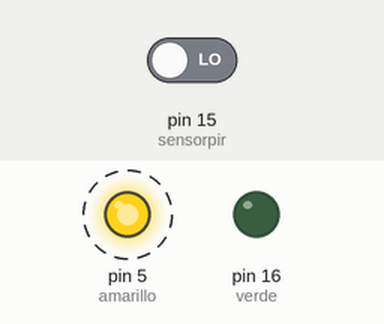
This sketch was run on a simulated Arduino Uno, built with avr-gcc and run on an emulated ATmega328P. Parts: output pins drawn as LEDs (lit = HIGH). Dashed ring = blinking. The inputs (shaded band) are chosen by the test bench; at power-on: pin 15 (sensorpir) LOW. Pins used as bus, display or sensor lines are not drawn.

Above: at 5.1 s.
At 9.4 s:
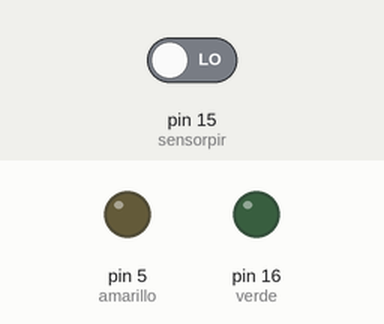
9.5 s: pin 15 (sensorpir) driven LOW
At 11.8 s:
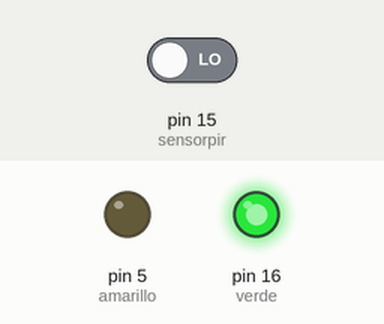
Timing chart, 0 to 23.5 s (numbered marks = the images above; inputs shaded):
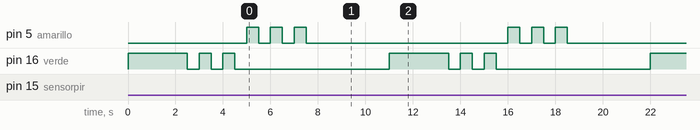

Measured:
- by itself, pin 16 (verde): repeats every 1.0 s: LOW 0.50 s, HIGH 0.50 s

The sketch:

semaforo.ino
```cpp
int verde=16;
int amarillo=5;
int rojo=0;
byte sensorpir = 15;


 void cverde(){
  digitalWrite(verde, HIGH);
  delay(2500);
  digitalWrite(verde, LOW);
  delay(500);
  for(int i=0; i<=1;i++)
  {
  digitalWrite(verde, HIGH);
  delay(500);
  digitalWrite(verde, LOW);
  delay(500);
  }
  }

  void camarillo(){
  for(int i=0; i<=2;i++)
  {
  digitalWrite(amarillo, HIGH);
  delay(500);
  digitalWrite(amarillo, LOW);
  delay(500);
  }
  }
  void crojo(){
  digitalWrite(rojo, HIGH);
  delay(2500);
  digitalWrite(rojo, LOW);
  delay(500);
  }
  void setup() {

  pinMode(verde,OUTPUT);
  pinMode(amarillo,OUTPUT);
  pinMode(rojo,OUTPUT);
  pinMode(sensorpir,INPUT);
  Serial.begin(9600);
}

void loop() {
  // put your main code here, to run repeatedly:


  if(digitalRead(sensorpir) == HIGH)
  {
    Serial.println("Detectado movimiento por el sensor pir");
    crojo();
  }else{
    cverde();
  camarillo();
  crojo();
    }


}
```
